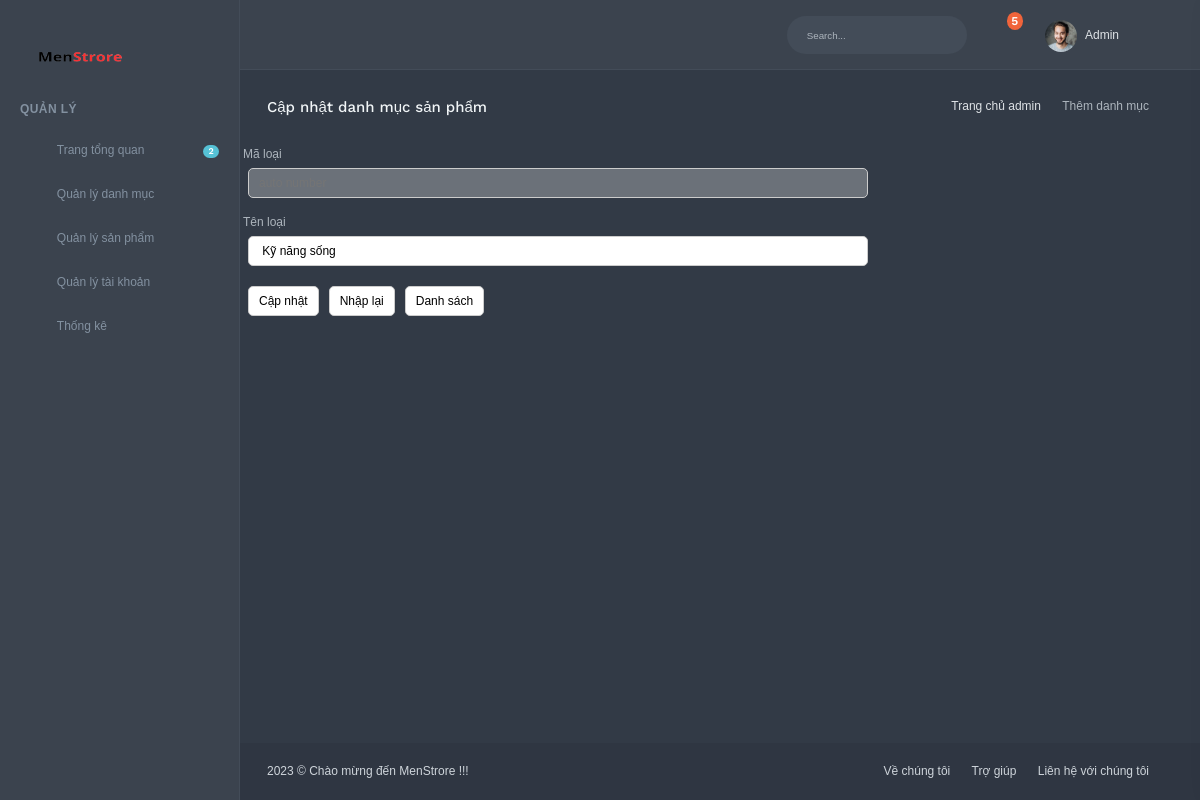
Before: /admin/index.php?act=suadm&id=34 with the older database file.
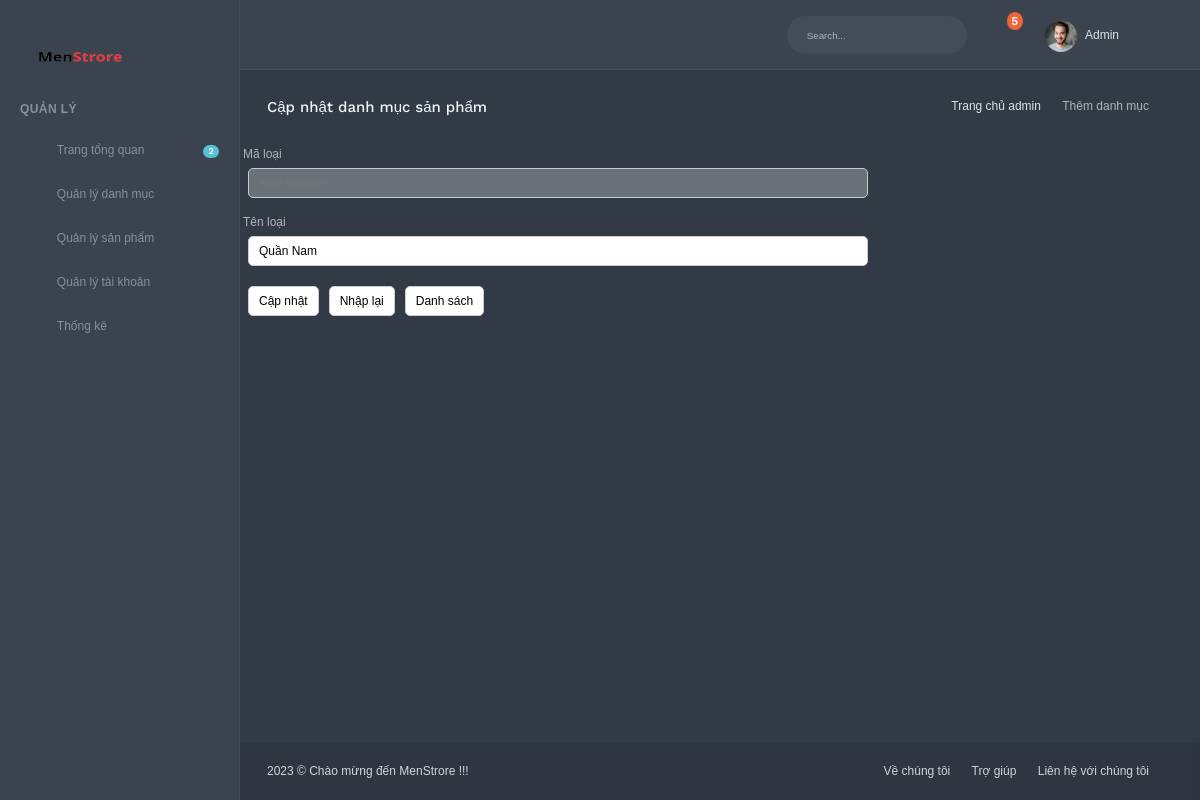
After: the same page with the newer database file.
### tables this page shows
CREATE TABLE `danhmuc` (
  `id` int(11) NOT NULL,
  `name` varchar(255) NOT NULL
);

### model/pdo.php (called while the page is built, shortened)
<?php
function pdo_get_connection(){
    $dburl = "mysql:host=localhost;dbname=duan1;charset=utf8";
    $username = 'root';
    $password = '';
    $conn = new PDO($dburl, $username, $password);
    $conn->setAttribute(PDO::ATTR_ERRMODE, PDO::ERRMODE_EXCEPTION);
    return $conn;
}
function pdo_query_one($sql){
    $sql_args = array_slice(func_get_args(), 1);
    try{
        $conn = pdo_get_connection();
        $stmt = $conn->prepare($sql);
        $stmt->execute($sql_args);
        $row = $stmt->fetch(PDO::FETCH_ASSOC);
        return $row;
    }
    catch(PDOException $e){
        throw $e;
    }
    finally{
        unset($conn);
    }
}
?>

### model/danhmuc.php (called while the page is built, shortened)
<?php
    function loadone_danhmuc($id){
        $sql="SELECT * from danhmuc where id=".$id;
        $dm=pdo_query_one($sql);
        return $dm;
    }
?>

### admin/danhmuc/update.php (the view, shortened to what this page needs)
<?php
if (is_array($dm)) {
    extract($dm);
}
?>
<div class="content-page">
    <div class="content">
        <div class="container-fluid">
            <div class="row">
                <div class="col-12">
                    <div class="page-title-box">
                        <div class="page-title-right">
                            <ol class="breadcrumb m-0">
                                <li class="breadcrumb-item"><a href="index.php">Trang chủ admin</a></li>
                                <li class="breadcrumb-item active">Thêm danh mục</li>
                            </ol>
                        </div>
                        <h3 class="page-title">Cập nhật danh mục sản phẩm</h3>
                    </div>
                    <div class="row frmcontent">
                        <form action="index.php?act=updatedm" method="post">
                            <div class="row mb10">Mã loại <br>
                                <input type="text" name="maloai" disabled placeholder="auto number">
                            </div>
                            <div class="row mb10">Tên loại <br>
                                <input type="text" name="tenloai" value="<?php if (isset($name) && ($name != "")) echo $name; ?>">
                            </div>
                            <div class="row mb10">
                                <input type="submit" name="capnhat" value="Cập nhật">
                                <input type="reset" value="Nhập lại">
                                <a href="index.php?act=lisdm"> <input type="button" value="Danh sách"></a>
                            </div>
                        </form>
                    </div>
                </div>
            </div>
        </div>

Changed rows visible on the page:
changed danhmuc: tenloai "Kỹ năng sống" → "Quần Nam"
